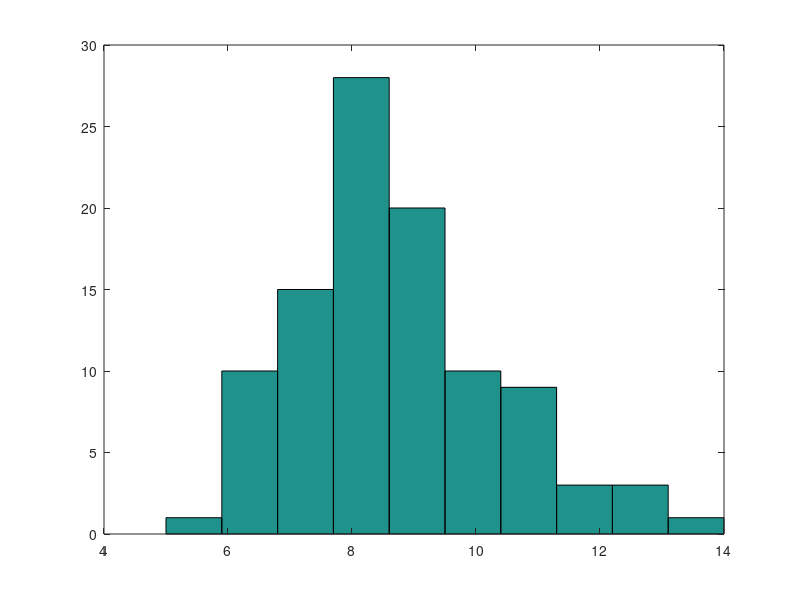

This chart was generated by the following MATLAB code:
S = 100;        % Sample number
sum = 0;        % sum of samples
N = zeros(1,S);
for i = 1:S
    while sum<=4
        sum = sum+rand();
        N(i) = N(i)+1;
    end
    sum = 0;
end
hist(N)
